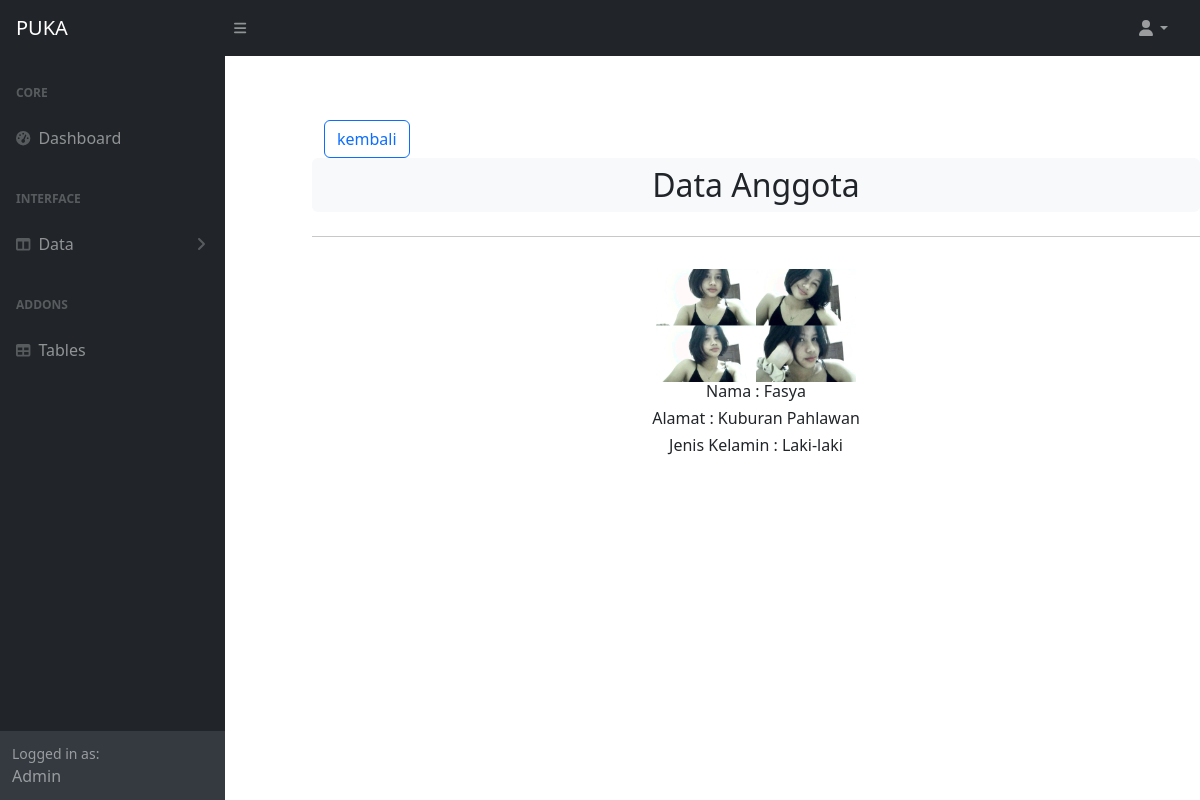
Page /admin/details.php?id_user=8 on the committed database.
### tables this page shows
CREATE TABLE `data_user` (
  `id_user` int(11) NOT NULL,
  `nama` varchar(250) NOT NULL,
  `alamat` text NOT NULL,
  `jenis_kelamin` varchar(50) NOT NULL,
  `gambar` varchar(255) NOT NULL,
  `username` varchar(250) NOT NULL,
  `password` varchar(250) NOT NULL
);

### admin/details.php (the view, shortened to what this page needs)
<?php
	include 'koneksi.php';
	$details= mysqli_query($koneksi,"select * from data_user where id_user ='$_GET[id_user]'");
  $d = mysqli_fetch_array($details);
 ?>
<head>
<link href="../css/styles.css" rel="stylesheet" />
<link href="https://cdn.jsdelivr.net/npm/bootstrap@5.3.2/dist/css/bootstrap.min.css" rel="stylesheet">
</head>
<body class="sb-nav-fixed">
    <nav class="sb-topnav navbar navbar-expand navbar-dark bg-dark">
        <p class="navbar-brand ps-3">PUKA</p>
        <button class="btn btn-link btn-sm order-1 order-lg-0 me-4 me-lg-0" id="sidebarToggle" href="#!"><i
                class="fas fa-bars"></i></button>
        <ul class="navbar-nav ms-auto ms-md-0 me-3 me-lg-4">
            <li class="nav-item dropdown">
                <a class="nav-link dropdown-toggle" id="navbarDropdown" href="#" role="button" data-bs-toggle="dropdown"
                    aria-expanded="false"><i class="fas fa-user fa-fw"></i></a>
            </li>
        </ul>
    </nav>
    <div id="layoutSidenav">
        <div id="layoutSidenav_nav">
            <nav class="sb-sidenav accordion sb-sidenav-dark" id="sidenavAccordion">
                <div class="sb-sidenav-menu">
                    <div class="nav">
                        <div class="sb-sidenav-menu-heading">Core</div>
                        <a class="nav-link" href="index.php">
                            <div class="sb-nav-link-icon"><i class="fas fa-tachometer-alt"></i></div>
                            Dashboard
                        </a>
                        <div class="sb-sidenav-menu-heading">Interface</div>
                            <a class="nav-link collapsed" href="#" data-bs-toggle="collapse" data-bs-target="#collapseLayouts" aria-expanded="false" aria-controls="collapseLayouts">
                                <div class="sb-nav-link-icon"><i class="fas fa-columns"></i></div>
                                Data
                                <div class="sb-sidenav-collapse-arrow"><i class="fas fa-angle-down"></i></div>
                            </a>
                        <div class="sb-sidenav-menu-heading">Addons</div>
                        <a class="nav-link" href="tables.php">
                            <div class="sb-nav-link-icon"><i class="fas fa-table"></i></div>
                            Tables
                        </a>
                    </div>
                </div>
                <div class="sb-sidenav-footer">
                    <div class="small">Logged in as:</div>
                    Admin
                </div>
            </nav>
        </div>
  <div class="row"  style="margin-top: 10%; margin-left: 25%;">
  <div class="col-md-20">
  <div class="container">
    <a href="tabel_user.php" class="btn btn-outline-primary">kembali</a></button>
    <div class="row justify-content-center">
        <h2 class="bg-light p-2 rounded  text-center text-dark" style="color: black;"> Data Anggota  </h2>
        <hr class="my-3">
        <div class="text-center">
          <img src="../user/gambar/<?= $d["gambar"]; ?>" width="200" class="img-thumnail mt-3">
        </div>
        <h6 class="text-dark text-center" style="font-size: 16px; margin: top 20px;">Nama  : <?= $d["nama"]; ?></h6>
        <h6 class="text-dark text-center" style="font-size: 16px;">Alamat  : <?= $d["alamat"]; ?></h6>
        <h6 class="text-dark text-center" style="font-size: 16px;">Jenis Kelamin  : <?= $d["jenis_kelamin"]; ?></h6>
      </div>
    </div>
  </div>
</body>

### rows in the picture
data_user: gambar (picture), nama "Fasya", alamat "Kuburan Pahlawan", jenis_kelamin "Laki-laki"
